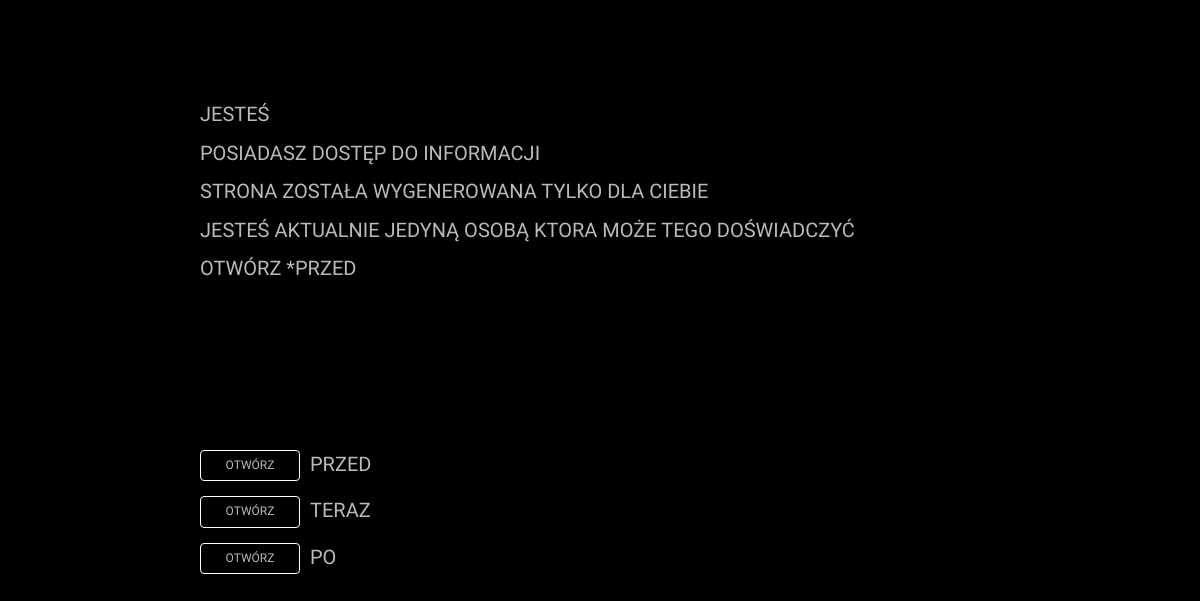
The app's page / (signed in) with its own data.
### teraz/models.py (models this page shows)
class MainCMS(models.Model):
    line_eng = models.CharField(max_length=150,null=True,blank=True)
    line_pl = models.CharField(max_length=150,null=True,blank=True)

### teraz/views.py (the view)
# urls.py: path('', views.main_page, name='main_page'),
@login_required(login_url='/login')
def main_page(request):
    template_name = 'main.html'
    cms = MainCMS.objects.all()
    context = {'cms': cms}
    return render(request, template_name, context)

### teraz/templates/main.html (shortened to what this page needs)
{% load static %}
<html>
    <head>
        <link rel="stylesheet" href='{% static "styles.css" %}'>
        <link rel="stylesheet" href="https://maxcdn.bootstrapcdn.com/bootstrap/3.4.1/css/bootstrap.min.css">
    </head>
    <body>
        <div id='content'>
            <div id='info'>
              {%for c in cms%}
                <p>{{c.line_pl}}</p>
                {%endfor%}
            </div>
            <div id='buts'>
            <div id='przed'>
                <a href='{%url "teraz:przed" %}' id='bprzed' class="btn btn-warning bw">OTWÓRZ</a><span class='bInfo' id='bprz'>PRZED</span>
            </div>
            <div id='teraz'>
                <a href='{% url "teraz:teraz" %}' id='bteraz' class="btn btn-warning bw">OTWÓRZ</a><span class='bInfo' id='bt'>TERAZ</span>
            </div>
            <div id='po'>
                <a href='{% url "teraz:po" %}' id='bpo' class="btn btn-warning bw">OTWÓRZ</a><span class='bInfo' id='bp'>PO</span>
            </div>
        </div>
        </div>
    </body>
</html>

### static/styles.css (style rules this page uses)
body { background-color: black !important; color: #BABABA !important; font-size: 2rem !important; margin-left: 20rem !important; font-family: 'Inconsolata', monospace !important; }
#info { position: absolute; top: 10rem; }
#buts { position: absolute; top: 45rem; width: 100rem; }
#bprz, #bt, #bp { position: relative; margin-left: 1%; }
.bw { width: 10% !important; background-color: black !important; maArgin-bottom: 6% !important; border-color: white !important; color: #BABABA !important; font-size: 60% !important; font-family: 'Inconsolata', monospace !important; }
#przed, #teraz, #po { margin-bottom: 1.5% !important; }

### records on screen
MainCMS: line_pl "JESTEŚ"
MainCMS: line_pl "POSIADASZ DOSTĘP DO INFORMACJI"
MainCMS: line_pl "STRONA ZOSTAŁA WYGENEROWANA TYLKO DLA CIEBIE"
MainCMS: line_pl "JESTEŚ AKTUALNIE JEDYNĄ OSOBĄ KTORA MOŻE TEGO DOŚWIADCZYĆ"
MainCMS: line_pl "OTWÓRZ *PRZED"
